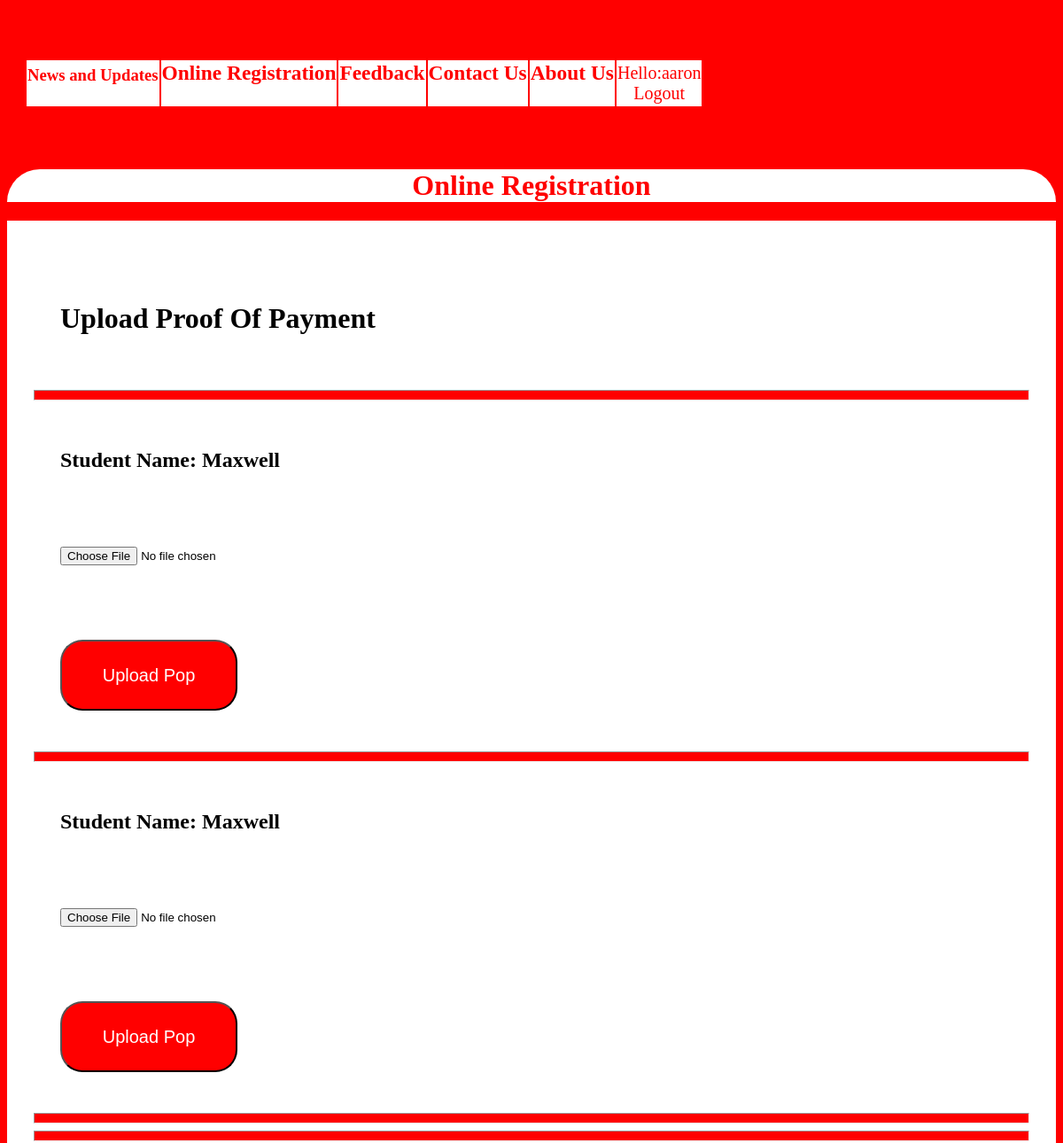
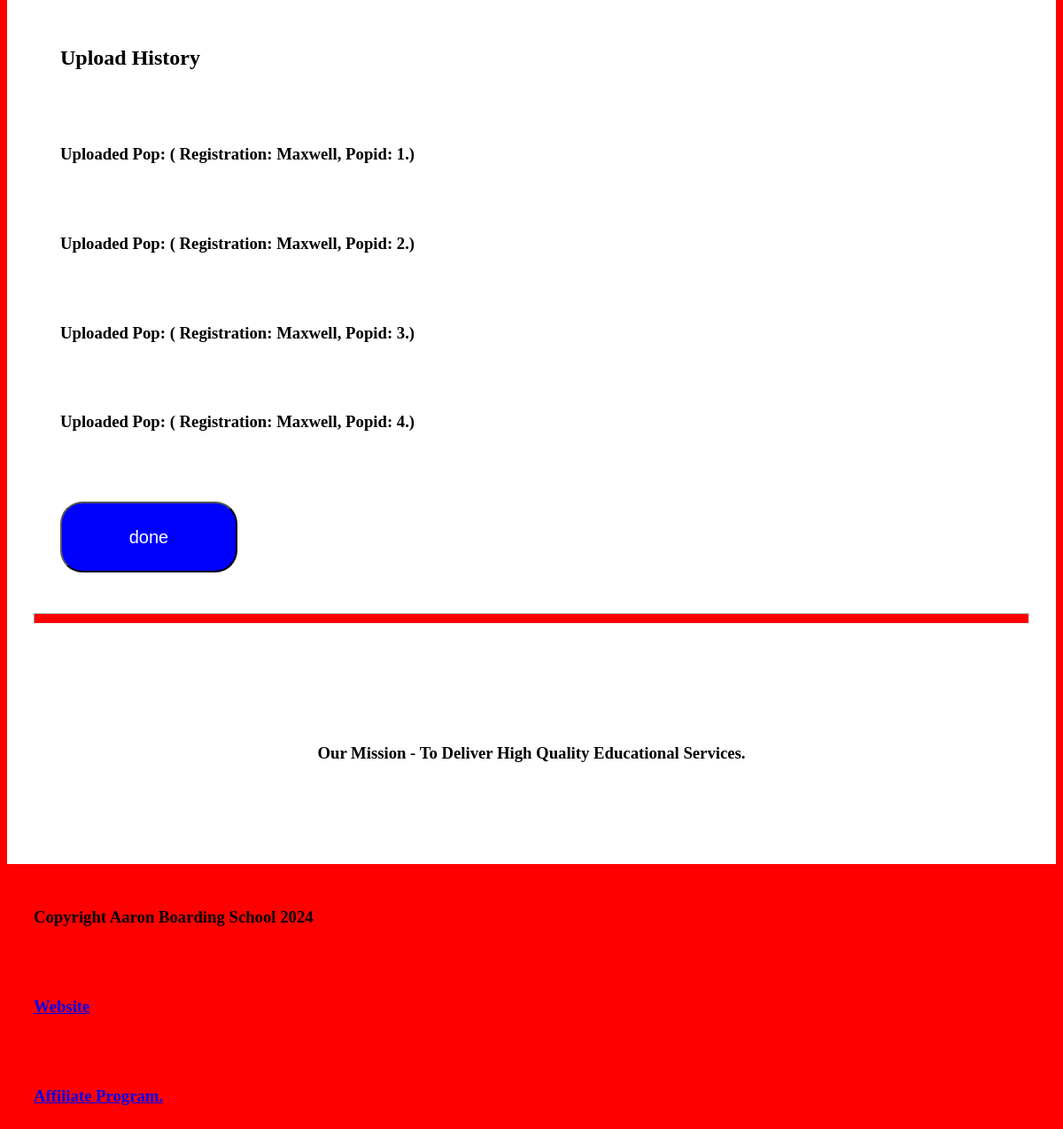
/uploadproofofpayment (signed in), run on the app's committed database (2 pictures, top to bottom).
### data/models.py (models this page shows, shortened)
class Registration(models.Model):
    registrationid = models.IntegerField(blank=False,unique=True,primary_key=True)
    user = models.ForeignKey(UserProfileInfo,on_delete=models.CASCADE,blank=True)
    course = models.CharField(blank=False,max_length=100,unique=False)
    status = models.CharField(blank=True,max_length=100,unique=False)
    parentname = models.CharField(blank=False,max_length=100,unique=False)
    parentsurname = models.CharField(blank=False,max_length=100,unique=False)
    parentemail = models.CharField(blank=False,max_length=100,unique=False)
    parentphonenumber = models.CharField(blank=False,max_length=100,unique=False)
    studentname = models.CharField(blank=False,max_length=100,unique=False)
    studentsurname = models.CharField(blank=False,max_length=100,unique=False)
    studentsex = models.CharField(blank=False,max_length=100,unique=False)
    form = models.CharField(blank=False,max_length=100,unique=False)
    registrationdate= models.DateTimeField(verbose_name='startdate',null=False)

class Pop(models.Model):
    popid = models.IntegerField(blank=False,unique=True,primary_key=True)
    popuser = models.ForeignKey(UserProfileInfo,on_delete=models.CASCADE,blank=True)
    registration = models.ForeignKey(Registration,on_delete=models.CASCADE,blank=True)
    pop = models.ImageField(upload_to='static/pop',blank=True)

### onlineregistration/views.py (the view, shortened to what this page needs)
# urls.py: path('uploadproofofpayment',views.uploadproofofpayment,name='uploadproofofpayment'),
@login_required
def uploadproofofpayment(request):
    user=request.user
    user= UserProfileInfo.objects.get(user=user)
    myregistrations=Registration.objects.filter(user=user)
    message=''
    pops=Pop.objects.filter(popuser=user)
    print('Helo World')
    my_dict = {'myregistrations':myregistrations,'pops':pops,'message':message}
    return render(request,'onlineregistration/uploadproofofpayment.html',context=my_dict)

### templates/onlineregistration/uploadproofofpayment.html (shortened to what this page needs)
{% extends 'onlineregistration/base.html' %}
{% load static %}   <link rel='stylesheet'href={% static 'css/onlineregistration.css'%}>
{% block body_block %}
<div class='pagetitle'>
    <h1>Online Registration</h1></div>
<div class='body'>
    <h1><p>Upload Proof Of Payment</p></h1><hr>
    {%if myregistrations%}
    {%for myregistration in myregistrations%}
    {%if myregistration.status%}
    {%else%}
     <form  action={% url 'uploadproofofpayment'%} method='POST'enctype='multipart/form-data' method='post'>
    <h2><p>Student Name: {{myregistration.studentname}}</p><p><input type='hidden'name='registration' value='{{myregistration.registrationid}}'><input type='file'name='pop'></p></h2>
    <p><input type='submit'class='registerbtn'value='Upload Pop'></p>
        </form><hr>
    {%endif%}
    {%endfor%}
    {%else%}
    <h2><p>You have no approved registrations.</p></h2>
    {%endif%}<hr>
    <h2><p>Upload History</p></h2>
    {%if pops%}
    {%for pop in pops%}
    <h3><p>Uploaded Pop: ( Registration: {{pop.registration.studentname}}, Popid: {{pop.popid}}.)</p></h3>
    {%endfor%}
    {%else%}
    <h3><p>N/a</p></h3>
    {%endif%}
    <p><a class='link' href='{% url 'makepayment'%}'><input type=submit class='viewbtn'name='done'value='done'></a></p>
<hr></div>
{%endblock%}

### templates/onlineregistration/base.html (shortened to what this page needs)
{% load static %}
<html>
<head>
      <link rel='stylesheet'href={% static 'css/onlineregistration.css'%}>
</head>
<body class='head'><br>
   <h2>
<table class='table'>
    <td class='td6'align=center><a class='link1' href='{% url 'index'%}'><h3>News and Updates</h3></a></td>
<td class='td6'align=center><a class='link' href='{% url 'onlineregistration'%}'><h3>Online Registration</h3></a></td>
<td class='td6'align=center><a class='link' href='{% url 'feedback'%}'><h3>Feedback</h3></a></td>
<td class='td6'align=center><a class='link' href='{% url 'contactus'%}'><h3>Contact Us</h3></a></td>
<td class='td6'align=center><a class='link' href='{% url 'aboutus'%}'><h3>About Us</h3></a></td>
    {% if user.is_authenticated %}
            <td class='td6'align=center><a class='link' href='{% url 'accounts_app:user_logout'%}'>Hello:{{user.username}}<br>Logout </a></td>
          {% else %}
            <td class='td6'align=center><a class='link' href='{% url 'accounts_app:user_login'%}'><br><h3>Login</h3></a></td>
          {% endif %}
</table>{{user.profile_pics}}<br>
</h2>
</body>
{% block body_block %}{% endblock %}
   <div align='center'class='body'>
<br><h3><p  class='brandtext'>Our Mission - To Deliver High Quality Educational Services.</p>
    </h3><br><br></div>
<div class='footer'>
   <h3><p>Copyright Aaron Boarding School 2024</p><a href='{%url 'index'%}'><p>Website</p></a><a href='{%url 'ap_app:adds'%}'><p>Affiliate Program.</p></a></h3>
</div>
</html>

### static/css/onlineregistration.css (style rules this page uses)
.link1 { color:red; background-color: white; text-decoration: none; }
.link { color:red; background-color: white; text-decoration: none; font-size: 20px; }
hr { color:red; background-color: red; height: 10px; }
.table { background-color: red; padding:20px; text-decoration: none; }
.td6 { background-color: white; }
.viewbtn { background-color: blue; color: white; width:200px; height: 80px; font-size: 20px; border-bottom-left-radius: 25px; border-bottom-right-radius: 25px; border-top-left-radius: 25px; border-top-right-radius: 25px; }
.registerbtn { background-color: red; color: white; width:200px; height: 80px; font-size: 20px; border-bottom-left-radius: 25px; border-bottom-right-radius: 25px; border-top-left-radius: 25px; border-top-right-radius: 25px; }
.head { background-color: red; }
.body { background-color: white; padding: 30px; }
.pagetitle { border-top-left-radius: 40px; border-top-right-radius: 40px; background-color: white; text-align: center; color:red; }
p { padding:30px; }

### data on the page
Registration: studentname "Maxwell"
Registration: studentname "Maxwell"
Pop: registration.studentname "Maxwell", popid "1"
Pop: registration.studentname "Maxwell", popid "2"
Pop: registration.studentname "Maxwell", popid "3"
Pop: registration.studentname "Maxwell", popid "4"

### other printed values
{{ user.username }} "aaron"
